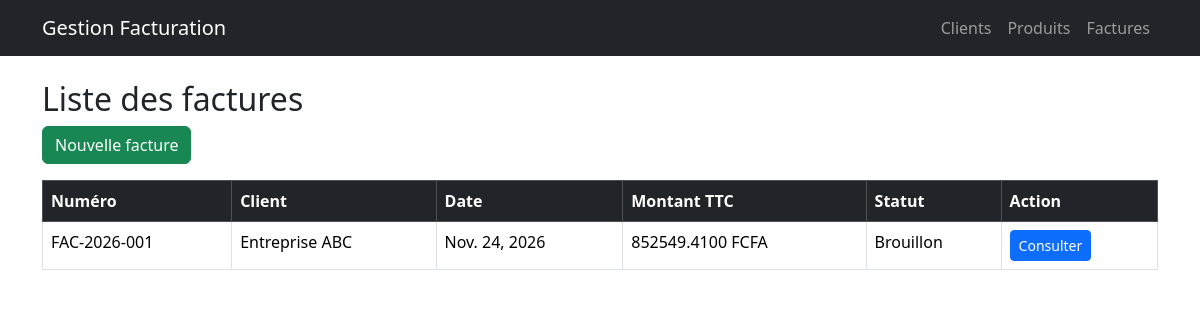
The page /factures/ on the database its author committed.
### facturation/models.py (models this page shows, shortened)
class Facture(models.Model):
    STATUTS = [
        ('BROUILLON', 'Brouillon'),
        ('VALIDEE', 'Validée'),
        ('PAYEE', 'Payée'),
        ('ANNULEE', 'Annulée'),
    ]
    numero = models.CharField(max_length=30, unique=True)
    client = models.ForeignKey(
        Client,
        on_delete=models.PROTECT,
        related_name='factures',
    )
    date_creation = models.DateField(auto_now_add=True)
    date_echeance = models.DateField()
    taux_tva = models.DecimalField(
        max_digits=5,
        decimal_places=2,
        default=Decimal('18.00'),
    )
    statut = models.CharField(
        max_length=20,
        choices=STATUTS,
        default='BROUILLON',
    )
    @property
    def total_ht(self):
        return sum(
            (ligne.montant_ht for ligne in self.lignes.all()),
            Decimal('0'),
        )
    @property
    def montant_tva(self):
        return self.total_ht * self.taux_tva / Decimal('100')
    @property
    def total_ttc(self):
        return self.total_ht + self.montant_tva

class Client(models.Model):
    nom = models.CharField(max_length=150)
    email = models.EmailField(blank=True)
    telephone = models.CharField(max_length=20)
    adresse = models.TextField(blank=True)
    date_creation = models.DateTimeField(auto_now_add=True)

class LigneFacture(models.Model):
    facture = models.ForeignKey(
        Facture,
        on_delete=models.CASCADE,
        related_name='lignes',
    )
    produit = models.ForeignKey(Produit, on_delete=models.PROTECT)
    quantite = models.PositiveIntegerField()
    prix_unitaire = models.DecimalField(max_digits=12, decimal_places=2)
    @property
    def montant_ht(self):
        return self.quantite * self.prix_unitaire

### facturation/views.py (the view)
# urls.py: path('factures/', views.liste_factures, name='liste_factures'),
def liste_factures(request):
    factures = (
        Facture.objects
        .select_related('client')
        .order_by('-date_creation')
    )
    return render(
        request,
        'facturation/liste_factures.html',
        {'factures': factures},
    )

### facturation/templates/facturation/liste_factures.html
{% extends 'facturation/base.html' %}
{% block content %}
<h2>Liste des factures</h2>
<a href="{% url 'ajouter_facture' %}"
   class="btn btn-success mb-3">
    Nouvelle facture
</a>
<table class="table table-bordered">
    <thead class="table-dark">
        <tr>
            <th>Numéro</th>
            <th>Client</th>
            <th>Date</th>
            <th>Montant TTC</th>
            <th>Statut</th>
            <th>Action</th>
        </tr>
    </thead>
    <tbody>
        {% for facture in factures %}
        <tr>
            <td>{{ facture.numero }}</td>
            <td>{{ facture.client.nom }}</td>
            <td>{{ facture.date_creation }}</td>
            <td>{{ facture.total_ttc }} FCFA</td>
            <td>{{ facture.get_statut_display }}</td>
            <td>
                <a href="{% url 'detail_facture' facture.id %}"
                   class="btn btn-primary btn-sm">
                    Consulter
                </a>
            </td>
        </tr>
        {% empty %}
        <tr>
            <td colspan="6">
                Aucune facture disponible.
            </td>
        </tr>
        {% endfor %}
    </tbody>
</table>
{% endblock %}

### rows shown on the page
Facture: numero "FAC-2026-001", client.nom "Entreprise ABC", date_creation "Nov. 24, 2026", total_ttc "852549.4100", statut "Brouillon"
